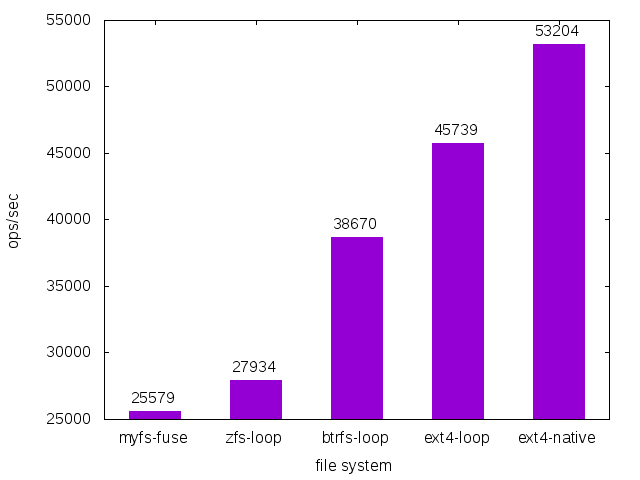

Source code (gnuplot):
#!/usr/bin/gnuplot
set term png
set output "fcreat.png"
set xlabel "file system"
set ylabel "ops/sec"
set style fill solid
set boxwidth 0.5
plot "fcreat.dat" using 2:xtic(1)         notitle with boxes, \
     ''          using 0:($2 + 1000):($2) notitle with labels
